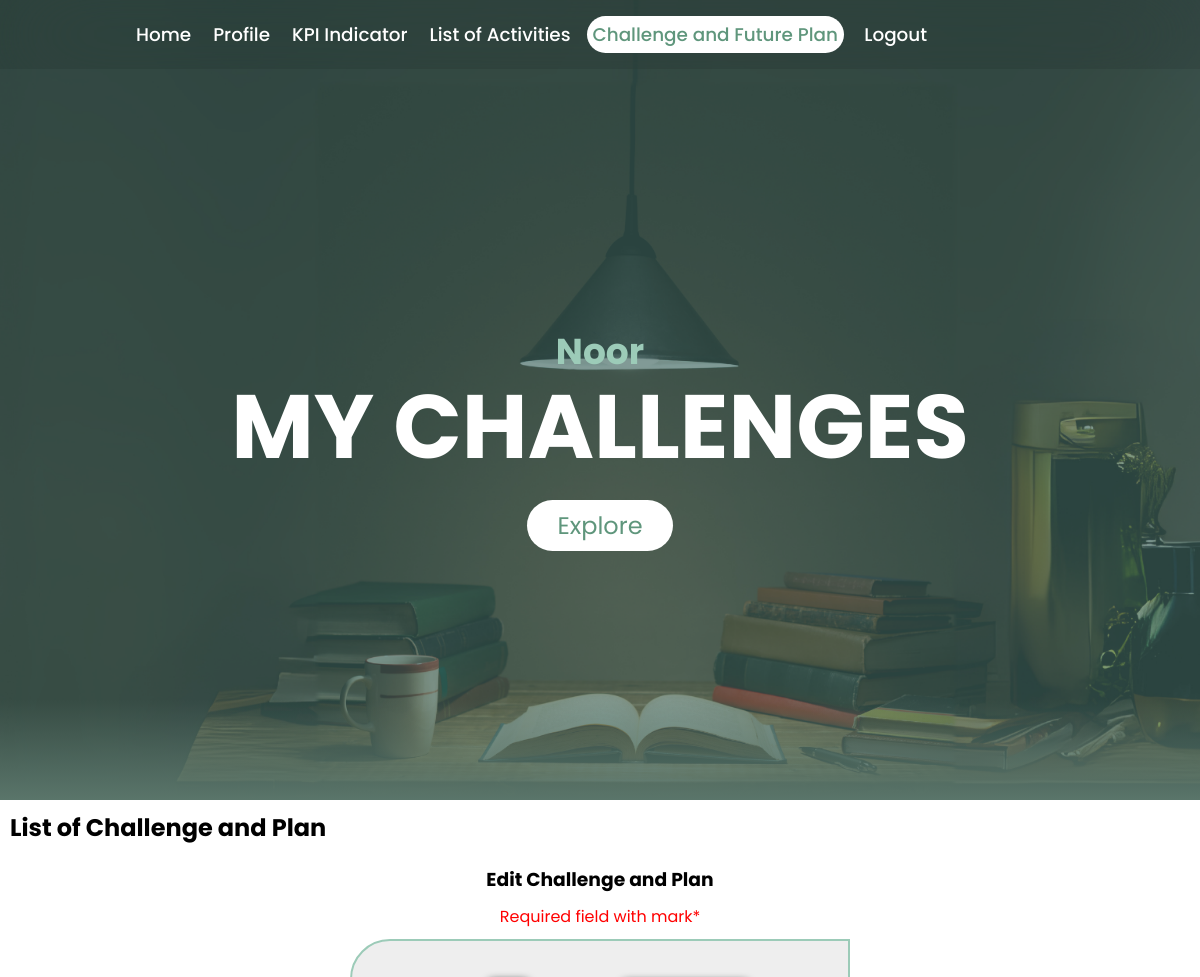
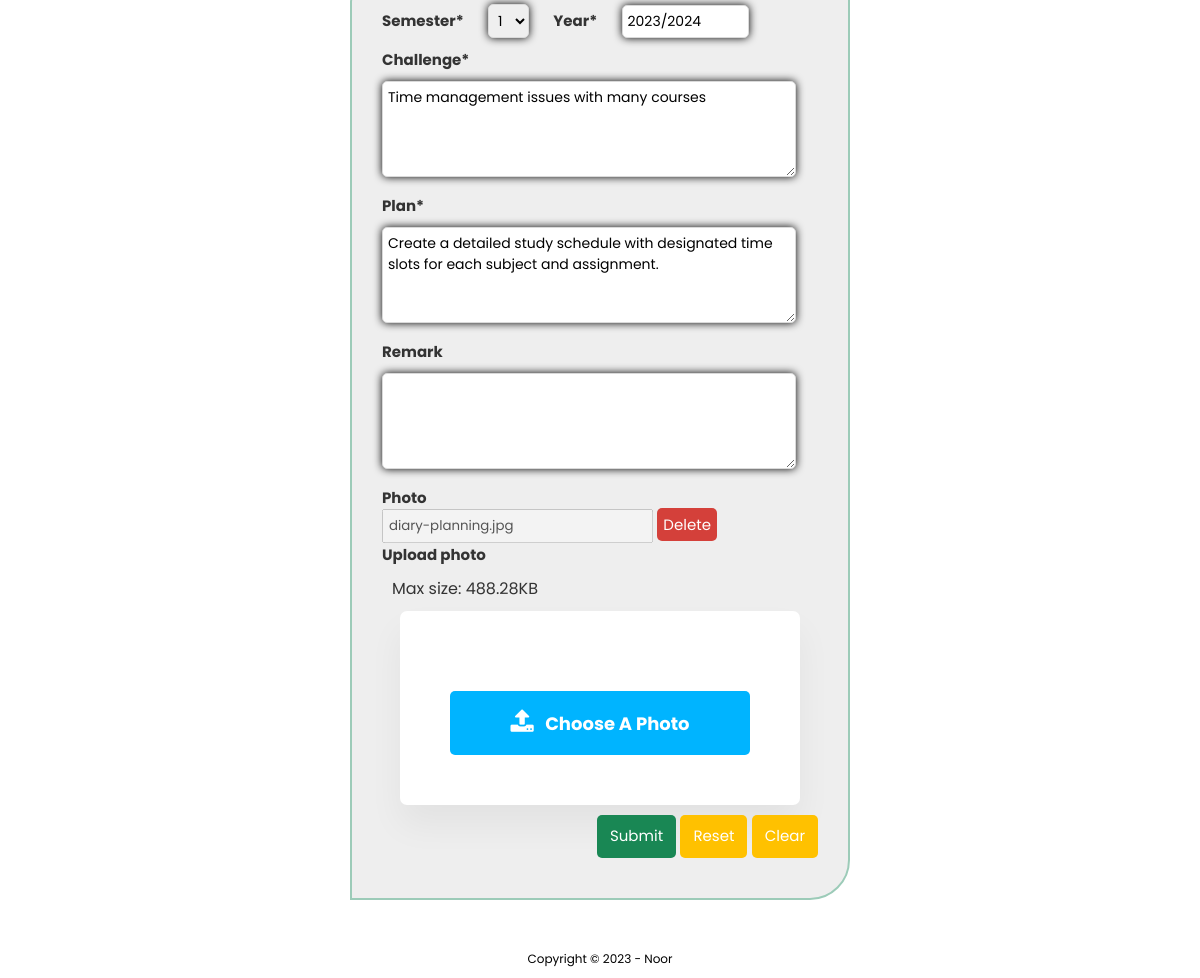
/my_challenge_edit.php?id=1 (signed in), run on the app's committed database (2 pictures, top to bottom).
### tables this page shows
CREATE TABLE `profile` (
  `id` int(4) NOT NULL,
  `userID` int(11) DEFAULT NULL,
  `username` varchar(255) DEFAULT NULL,
  `program` varchar(50) DEFAULT NULL,
  `mentor` varchar(255) DEFAULT NULL,
  `motto` text DEFAULT NULL,
  `img_path` varchar(20) DEFAULT 'photo.png'
);

CREATE TABLE `challenge` (
  `ch_id` int(11) NOT NULL,
  `userID` int(11) DEFAULT NULL,
  `sem` int(3) DEFAULT NULL,
  `year` varchar(10) DEFAULT NULL,
  `challenge` text DEFAULT NULL,
  `plan` text DEFAULT NULL,
  `remark` text DEFAULT NULL,
  `img_path` varchar(50) DEFAULT NULL
);

### my_challenge_edit.php (the view, shortened to what this page needs)
<?php
include("config.php");
?>
<!DOCTYPE html>
<html>
<head>
    <link rel="stylesheet" href="css/style.css">
    <link rel="stylesheet" href="https://cdnjs.cloudflare.com/ajax/libs/font-awesome/4.7.0/css/font-awesome.min.css">
</head>
<body onLoad="show_AddEntry()">
    <section class="sec-1">
        <div class="header">
            <div class="menu">
                <?php
                    if(isset($_SESSION["UID"])){
                        include 'logged_menu.php';
                    }
                    else {
                        header("location:index.php");
                    }
                ?>
            </div>
            <?php
                $sql = "SELECT profile.username
                FROM profile
                WHERE profile.userID = ?";
                $stmt = mysqli_prepare($conn, $sql);
                mysqli_stmt_bind_param($stmt, "s", $_SESSION["UID"]);
                mysqli_stmt_execute($stmt);
                $result = mysqli_stmt_get_result($stmt);
                if (mysqli_num_rows($result) > 0) {
                    $row = mysqli_fetch_assoc($result);
                    $username = $row["username"];
                    echo '<h3 id="myName">' . $username . '</h3>';
                }
            ?>
            <h1 id="title">MY CHALLENGES</h1>
            <br>
            <br>
            <a href="#sec-2" class="scrollDown" id="exploreBtn">
                 Explore
            </a>
        </div>
    </section>
    <section class="sec-2" id="sec-2">
        <h2 style="padding: 10px;" >List of Challenge and Plan</h2>
        <?php
            $sem = "";
            $year = "";
            $challenge =" ";
            $plan = "";
            $remark = "";
            $img = "";
            if(isset($_GET["id"]) && $_GET["id"] != ""){
                $id = $_GET["id"];
                $userID = $_SESSION["UID"];
                $sql = "SELECT * FROM challenge WHERE ch_id = ? AND userID = ?";
                $stmt = mysqli_prepare($conn, $sql);
                mysqli_stmt_bind_param($stmt, "ss", $id, $userID);
                mysqli_stmt_execute($stmt);
                $result = mysqli_stmt_get_result($stmt);
                if ($result && mysqli_num_rows($result) > 0) {
                    $row = mysqli_fetch_assoc($result);
                    $sem = $row["sem"];
                    $year = $row["year"];
                    $challenge = $row["challenge"];
                    $plan = $row["plan"];
                    $remark = $row["remark"];
                    $img = $row["img_path"];
                }
            }
        ?>
        <div style="padding: 10px;" id="challengeDiv">
            <h3 align="center">Edit Challenge and Plan</h3>
            <p align="center" style="color: red;">Required field with mark*</p>
            <form method="POST" action="my_challenge_edit_action.php" id="myForm" enctype="multipart/form-data">
                <div id="inputForm">
                            <label style="margin: 20px 20px 20px 0px; display: inline;">Semester*</label>
                                <select size="1" name="sem" id="sem" required>
                                    <?php
                                    if($sem=="1")
                                        echo '<option value="1" selected>1</option>';
                                    else
                                        echo '<option value="1">1</option>';
                                    ?>
                                </select>
                            <label style="margin: 20px; display: inline;">Year*</label>
                                <?php
                                if($year!=""){
                                    echo '<input type="text" name="year" size="7" pattern="\d{4}\/\d{4}" title="Enter a year range in the format \'YYYY/YYYY\'" value= "' . $year . '" required id="myInput">';
                                }
                                else {
                                ?>
                                    <input type="text" name="year" size="7" pattern="\d{4}\/\d{4}" title="Enter a year range in the format 'YYYY/YYYY'" required id="myInput">
                                <?php
                                }
                                ?>
                            <label>Challenge*</label>
                                <textarea rows="4" name="challenge" cols="20" required id="myInput"><?php echo $challenge;?></textarea>
                            <label>Plan*</label>
                                <textarea rows="4" name="plan" cols="20" required id="myInput"><?php echo $plan;?></textarea>
                            <label>Remark</label>
                                <textarea rows="4" name="remark" cols="20" id="myInput"><?php  echo $remark;?></textarea>
                            <label>Photo</label>
                                <input type="text" id="img_path" disabled value="<?=$img;?>" id="myInput">
                                <a href="#" id="remove" onclick="deleteImage('<?=$row["ch_id"]?>', '<?=$row["img_path"]?>'); clearImagePath(); return false;">Delete</a><br>
                            <label>Upload photo</label>
                            <p>Max size: 488.28KB</p>
                                <div class="uploadContainer">
                                    <label for="fileToUpload" id="fileLabel">
                                        <i class="fa fa-upload" aria-hidden="true"></i> &nbsp;
                                        Choose A Photo
                                    </label>
                                </div>
                            <div align="right">
                                <input type="submit" id="form-submit" value="Submit" name="B1">
                                <input type="button" id="form-reset" value="Reset" name="B2" onclick="resetForm()">
                                <input type="button" id="form-reset" value="Clear" name="B3" onclick="clearForm()">
                            </div>
                </div>
            </form>
        </div>
    </section>
<footer>
    <p>Copyright &#169; 2023 - Noor</p>
</footer>
</body>
</html>

### css/style.css (style rules this page uses)
* { margin: 0; padding: 0; box-sizing: border-box; font-family: "Poppins", sans-serif; scroll-behavior: smooth; }
p { margin: 10px; }
.sec-1 { position: relative; width: 100%; height: 100vh; padding: 100px; display: flex; justify-content: center; align-items: center; overflow: hidden; background-image: url('../img/banner.png'); background-size: cover; background-position: center; color: #fff; text-align: center; }
.sec-1::before { content: ''; position: absolute; bottom: 0; width: 100%; height: 100px; background: linear-gradient(to top, #5a756a, transparent); z-index: 100; }
#title { position: absolute; top: 45%; left: 50%; transform: translate(-50%, 0%); color: #fff; white-space: nowrap; font-size: 7.5vw; z-index: 9; }
#myName { position: absolute; top: 35%; left: 50%; transform: translate(-50%, 80%); color: #9CCBB8; white-space: nowrap; font-size: 3vw; z-index: 9; }
#exploreBtn { text-decoration: none; display: inline-block; padding: 8px 30px; border-radius: 40px; background: #fff; color: #5F967C; font-size: 1.5em; z-index: 10; transform: translateY(100px); cursor: pointer; }
.scrollDown::before, .scrollDown::after { content: ''; position: absolute; top: 20%; left: 50%; height: 10px; width: 10px; transform: translate(-50%,-50%) ; }
.scrollDown::after { top: 30%; }
footer { margin-top: 40px; text-align: center; font-size: 12px; }
h1 { font-size: 65px; }
div#challengeDiv, div#activityDiv { display: none; }
#challengeDiv select, #activityDiv select { padding: 5px; }
#challengeDiv input[type="text"], #activityDiv input[type="text"] { padding: 5px; }
#challengeDiv textarea, #activityDiv textarea { width:95%; padding: 5px; }
input[type="submit"], input[type="reset"], input[type="button"] { cursor: pointer; }
div#inputForm { width:500px; height:auto; margin:0px auto 0; padding:30px; background-color:#EEE; color:#333; border:2px solid #9CCBB8; border-radius:40px 0 40px 0 }
label { display: block; font-size:15px; font-weight:700 }
#myInput, #inputForm select, #inputForm textarea#semYear { border:1px solid #DADADA; margin-top:10px; margin-bottom:10px; font-size:14px; box-shadow:0 0 8px; -webkit-box-shadow:0 0 8px; -moz-box-shadow:0 0 80px; border-radius:5px; -webkit-border-radius:5px; -moz-border-radius:5px }
#form-submit, #form-reset { text-decoration: none; text-align: right; margin: 10px auto; padding: 10px 13px; font-size: 15px; line-height: 1.5; border-radius: 5px; color: #fff; border: 0; transition: 0.2s; cursor: pointer; }
#form-submit { background-color: #198754; }
#form-reset { background-color: #ffc100; }
a#remove { text-align: center; text-decoration: none; margin: 10px auto; padding: 6px; font-size: 15px; line-height: 1.5; border-radius: 5px; color: #fff; background-color: #D4403A; border: 0; transition: 0.2s; cursor: pointer; font-weight: 400; }
.uploadContainer { background-color: #ffffff; width: 50%; min-width: 400px; margin: auto; padding: 50px 30px; box-shadow: 0 20px 35px rgba(0,0,0,0.05); border-radius: 7px; }
label#fileLabel { display: block; position: relative; background-color: #00B4FF; color: #fff; font-size: 18px; text-align: center; width: 300px; padding: 18px 0; border-radius: 5px; margin: auto; cursor: pointer; }
label#fileLabel i { font-size: 25px; }

### data on the page
profile: username "Noor"
challenge: sem "1", year "2023/2024", challenge "Time management issues with many courses", plan "Create a detailed study schedule with designated time slots for each subject and assignment.", img_path "diary-planning.jpg"
